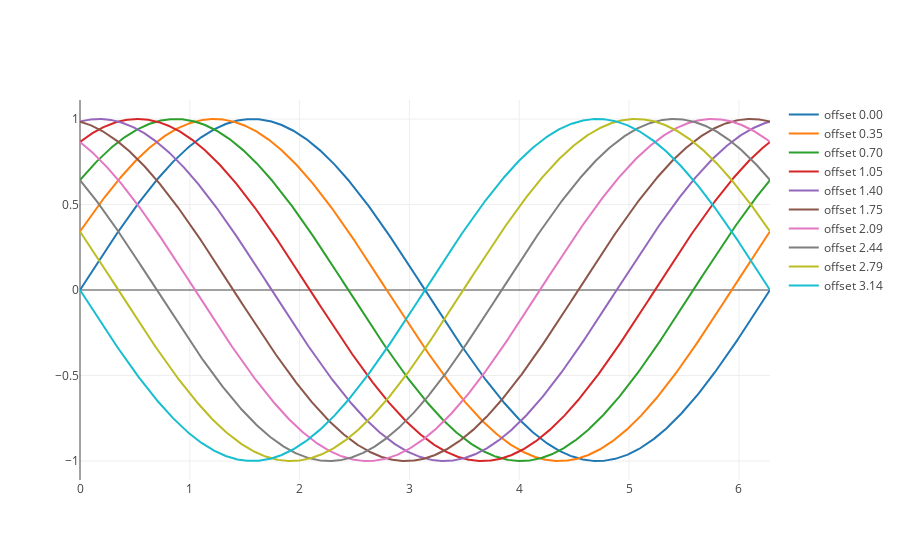

Notebook code cell kept with this figure:
### Markdown cell above
## Plotly

### Code cell
import plotly.graph_objs as go
import plotly.offline as py

traces = []
for leg, y in zip(legend, ys):
    traces.append(go.Scatter(x=x, y=y, name=leg))

py.iplot(traces)

### Figure 1 — Plotly figure (JSON) as saved in the notebook; plotly's stock layout.template omitted (floating-point values rounded to 4 significant figures; data arrays with more than 128 entries replaced by an {"elided": "..."} marker saying what was removed)
{"data": [{"name": "offset 0.00", "type": "scatter", "uid": "df5d605e-d2e6-44e6-bf21-67c262a0b83b", "x": {"elided": "1000 float values"}, "y": {"elided": "1000 float values"}}, {"name": "offset 0.35", "type": "scatter", "uid": "e578f2a7-ebf3-442c-9e55-eaad9352f19a", "x": {"elided": "1000 float values"}, "y": {"elided": "1000 float values"}}, {"name": "offset 0.70", "type": "scatter", "uid": "add7cd11-4bd3-4ffc-a280-c05869268f3d", "x": {"elided": "1000 float values"}, "y": {"elided": "1000 float values"}}, {"name": "offset 1.05", "type": "scatter", "uid": "c8d4ff5f-46da-4ebb-af9d-a9ff4dac6712", "x": {"elided": "1000 float values"}, "y": {"elided": "1000 float values"}}, {"name": "offset 1.40", "type": "scatter", "uid": "73a3f4e4-fe7e-40d7-a769-87f68a50c659", "x": {"elided": "1000 float values"}, "y": {"elided": "1000 float values"}}, {"name": "offset 1.75", "type": "scatter", "uid": "fec2d84a-cd46-441e-96c7-ba2fa35fc562", "x": {"elided": "1000 float values"}, "y": {"elided": "1000 float values"}}, {"name": "offset 2.09", "type": "scatter", "uid": "6619abf4-072c-4620-8e65-9278bc562d47", "x": {"elided": "1000 float values"}, "y": {"elided": "1000 float values"}}, {"name": "offset 2.44", "type": "scatter", "uid": "f1d7a865-6fbc-4447-9bdd-a24fb6923de9", "x": {"elided": "1000 float values"}, "y": {"elided": "1000 float values"}}, {"name": "offset 2.79", "type": "scatter", "uid": "d2ecff3e-2bfb-40a9-b91b-a3fa61eb1e3e", "x": {"elided": "1000 float values"}, "y": {"elided": "1000 float values"}}, {"name": "offset 3.14", "type": "scatter", "uid": "363fa05b-e336-4a6c-8dce-ac1766153d0e", "x": {"elided": "1000 float values"}, "y": {"elided": "1000 float values"}}], "layout": {"autosize": true, "xaxis": {"autorange": true, "range": [0, 6.283], "type": "linear"}, "yaxis": {"autorange": true, "range": [-1.111, 1.111], "type": "linear"}}}
